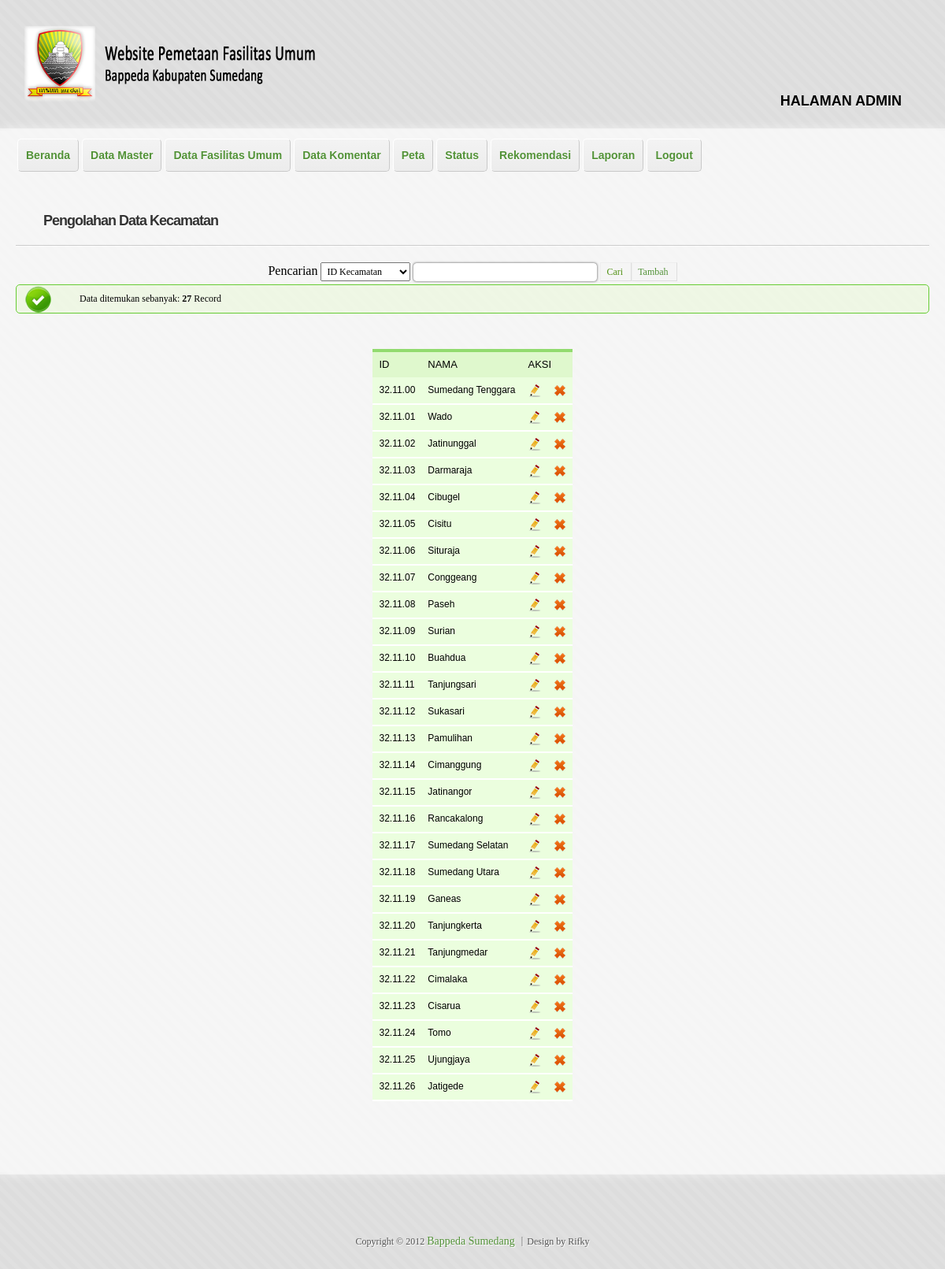
Page /admin/kecamatan_lihat.php (signed in) on the committed database.
### tables this page shows
CREATE TABLE IF NOT EXISTS `kecamatan` (
  `id_kecamatan` varchar(8) NOT NULL,
  `nama_kecamatan` varchar(30) NOT NULL,
  PRIMARY KEY (`id_kecamatan`)
);

### admin/kecamatan_lihat.php (the view, shortened to what this page needs)
<?php
	if(isset($_SESSION['sudahlogin']))
	{
?>
<!doctype html>
<html lang="id">
<head>
	<?php
	include("lib_func.php");
	?>
    <link href="style.css" rel="stylesheet" />
</head>
<body>
<div id="wrapper">
    <header id="header" class="clearfix" role="banner">
    </header>
<div id="main" class="clearfix">
    <nav id="menu" class="clearfix" role="navigation">
    </nav>
    <div id="content" role="main">
        <article class="post">
            <h2 class="entry-title"><a href="#">Pengolahan Data Kecamatan</a></h2><hr />
            <div class="entry-content">
                 <?php
	$link=koneksi_db();
	$sql="select * from kecamatan ";
	$sql.="order by id_kecamatan";
	$res=mysql_query($sql,$link);
	$banyakrecord=mysql_num_rows($res);
	if($banyakrecord>0){
	?>
    <div align="center" class="pencarian">
                <form method="post" action="<?php echo $_SERVER['PHP_SELF'];?>">
                Pencarian
				<?php
				$fieldcari="";
				?>
                <select name="fieldcari">
                <option value="id_kecamatan" <?php if($fieldcari=="id_kecamatan") echo "selected";?>>ID Kecamatan</option>
                </select>
                <input type="text" name="keyword" size=30 maxlength="30"
                value="<?php if(isset($_POST['keyword'])) echo $_POST['keyword'];?>">
                <button type="submit" class="positive" name="tblcari">Cari</button><a href="kecamatan_tambah.php"><button type="button" class="positive">Tambah</a></button></form>
                </div>
		<div class="info">Data ditemukan sebanyak: <b><?php echo $banyakrecord;?></b> Record</div>
		<div align="center">
        <table class="tabel">
		  <thead>
		  <th col="col">ID</th>
          <th col="col">NAMA</th>
          <th col="col" colspan="2">AKSI</th>
		  </thead>
          <tbody>
		  <?php
		  	while($data=mysql_fetch_array($res)){
		  ?>
		  	<tr>
		  	   <td><?php echo $data['id_kecamatan'];?></td>
		  	   <td><?php echo $data['nama_kecamatan'];?></td>
               <td><a href="kecamatan_ubah.php?id_kecamatan=<?php echo $data['id_kecamatan'];?>"><img src="../images/edit.png" border="0"></a></td>
		  	<td><a href="kecamatan_proses_hapus.php?id_kecamatan=<?php echo $data['id_kecamatan'];?>" onClick="return hapuskecamatan();"><img src="../images/delete.png" border="0"></a></td>
            </tr>
		  <?php
		  	}
		  ?>
        </tbody>
		</table>
        </div>
	<?php
	}
	else{
	?>
	<div class="error">Data tidak ditemukan!</div>
    <a href="kecamatan_tambah.php"><center>Klik di sini untuk menambah data.</center></a>
	<?php
	}
	?>
            </div>
        </article>
    </div>
</div>
    <footer id="footer">
    <footer id="footer"a align="center">
    </footer>
</div>
</body>
</html>
<?php
	}
	else
		header("Location: haruslogin.php");
?>

### rows in the picture
kecamatan: id_kecamatan "32.11.00", nama_kecamatan "Sumedang Tenggara"
kecamatan: id_kecamatan "32.11.01", nama_kecamatan "Wado"
kecamatan: id_kecamatan "32.11.02", nama_kecamatan "Jatinunggal"
kecamatan: id_kecamatan "32.11.03", nama_kecamatan "Darmaraja"
kecamatan: id_kecamatan "32.11.04", nama_kecamatan "Cibugel"
kecamatan: id_kecamatan "32.11.05", nama_kecamatan "Cisitu"
kecamatan: id_kecamatan "32.11.06", nama_kecamatan "Situraja"
kecamatan: id_kecamatan "32.11.07", nama_kecamatan "Conggeang"
kecamatan: id_kecamatan "32.11.08", nama_kecamatan "Paseh"
kecamatan: id_kecamatan "32.11.09", nama_kecamatan "Surian"
kecamatan: id_kecamatan "32.11.10", nama_kecamatan "Buahdua"
kecamatan: id_kecamatan "32.11.11", nama_kecamatan "Tanjungsari"
kecamatan: id_kecamatan "32.11.12", nama_kecamatan "Sukasari"
kecamatan: id_kecamatan "32.11.13", nama_kecamatan "Pamulihan"
kecamatan: id_kecamatan "32.11.14", nama_kecamatan "Cimanggung"
kecamatan: id_kecamatan "32.11.15", nama_kecamatan "Jatinangor"
kecamatan: id_kecamatan "32.11.16", nama_kecamatan "Rancakalong"
kecamatan: id_kecamatan "32.11.17", nama_kecamatan "Sumedang Selatan"
kecamatan: id_kecamatan "32.11.18", nama_kecamatan "Sumedang Utara"
kecamatan: id_kecamatan "32.11.19", nama_kecamatan "Ganeas"
kecamatan: id_kecamatan "32.11.20", nama_kecamatan "Tanjungkerta"
kecamatan: id_kecamatan "32.11.21", nama_kecamatan "Tanjungmedar"
kecamatan: id_kecamatan "32.11.22", nama_kecamatan "Cimalaka"
kecamatan: id_kecamatan "32.11.23", nama_kecamatan "Cisarua"
kecamatan: id_kecamatan "32.11.24", nama_kecamatan "Tomo"
kecamatan: id_kecamatan "32.11.25", nama_kecamatan "Ujungjaya"
kecamatan: id_kecamatan "32.11.26", nama_kecamatan "Jatigede"

### other values in the picture
$banyakrecord "27"
